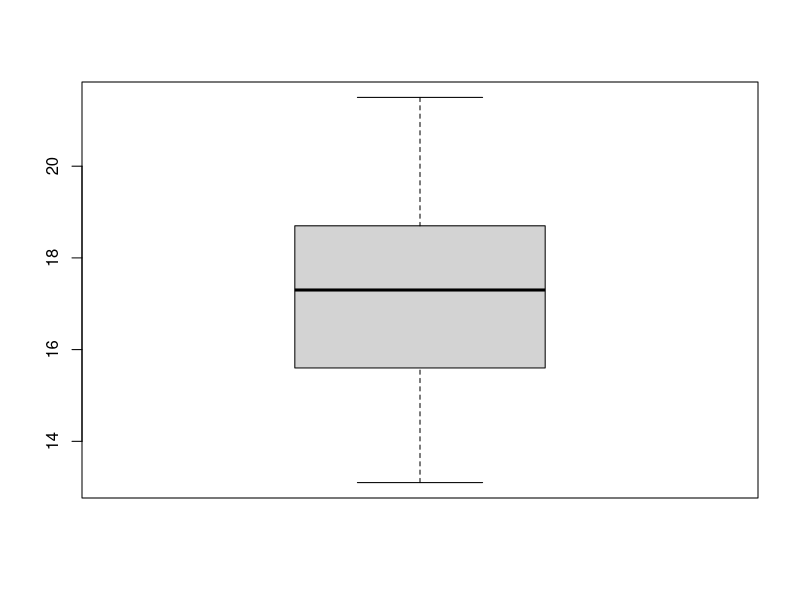
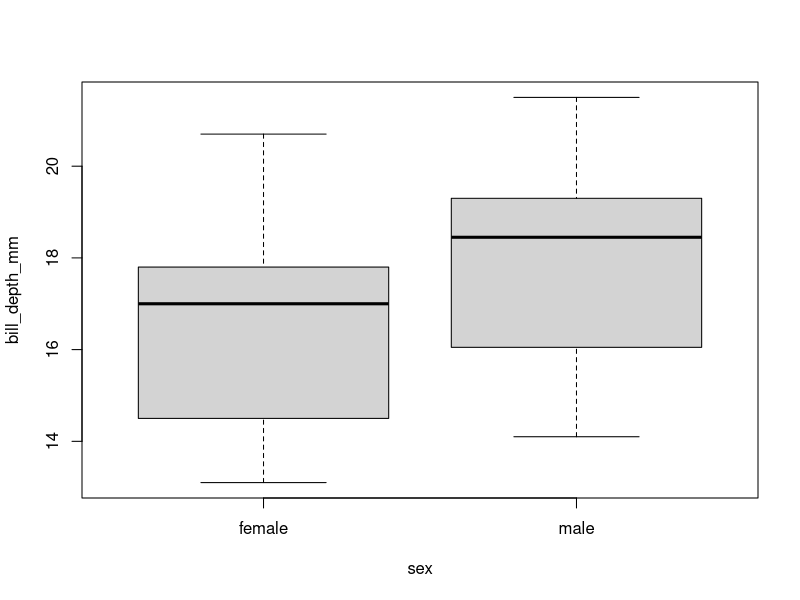
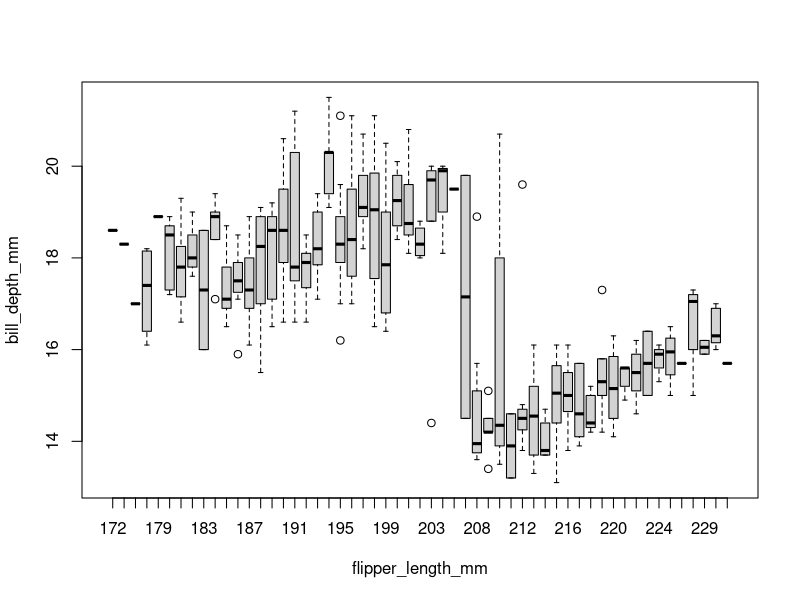
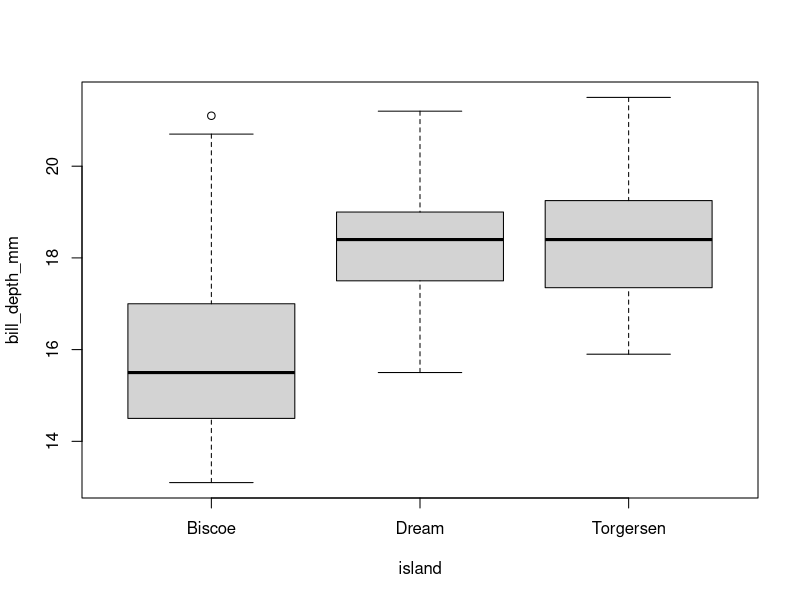
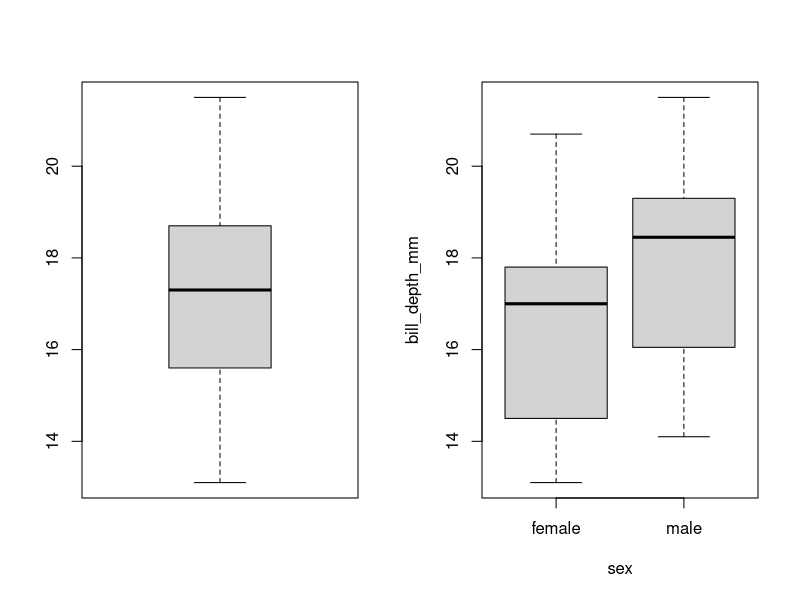
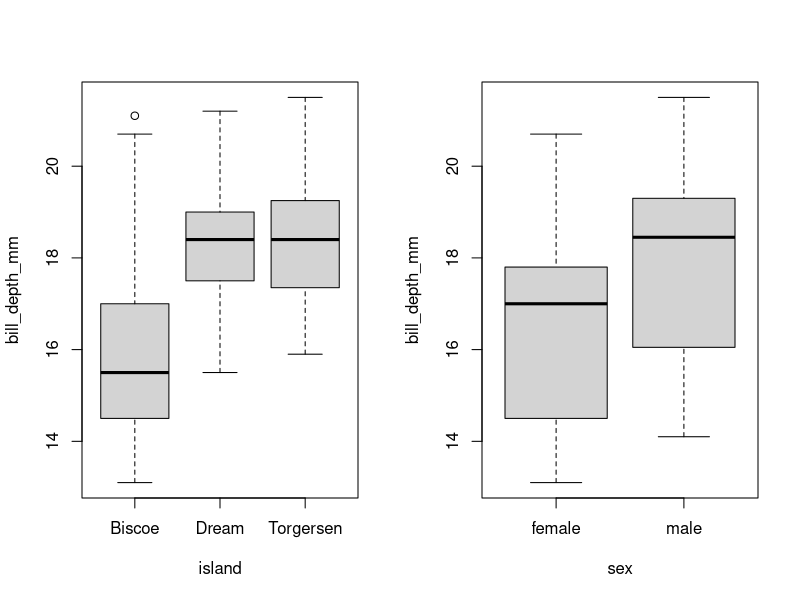
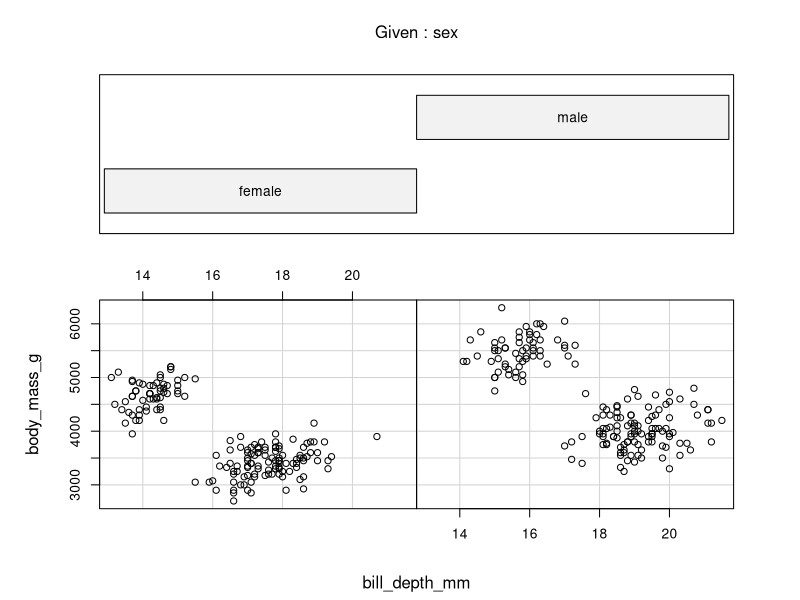
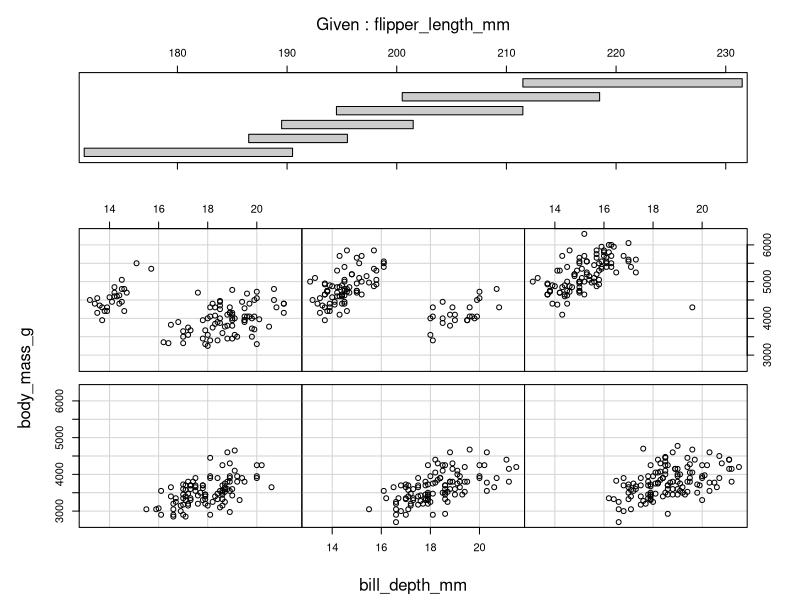

Here is the R script that generated these plots, in order:
install.packages("palmerpenguins")
install.packages("here")

require(palmerpenguins)
require(here)

library("palmerpenguins")

class("palmerpenguins")

penguins = data.frame(penguins)

penguins

mean(penguins$body_mass_g)
?mean
mean(penguins$body_mass_g,na.rm = TRUE)

summary(penguins)

boxplot(penguins$bill_depth_mm)

boxplot(bill_depth_mm ~ sex, data = penguins)
boxplot(bill_depth_mm ~ flipper_length_mm, data = penguins)
boxplot(bill_depth_mm ~ island, data = penguins)

par(mfrow = c(1, 2))
boxplot(penguins$bill_depth_mm)
boxplot(bill_depth_mm ~ sex, data = penguins)

par(mfrow = c(1, 2))
boxplot(bill_depth_mm ~ island, data = penguins)
boxplot(bill_depth_mm ~ sex, data = penguins)

coplot(body_mass_g ~ bill_depth_mm | sex, data = penguins)
coplot(body_mass_g ~ bill_depth_mm | flipper_length_mm, data = penguins)
coplot(body_mass_g ~ bill_depth_mm | island, data = penguins)

require(here)
png(filename = here("basic_histogram.png"), width = 800, height = 600)
hist(penguins$body_mass_g)
dev.off()

require(here)
png(filename = here("boxplot_sex_island.png"), width = 800, height = 600)
par(mfrow = c(1, 2))
boxplot(bill_depth_mm ~ island, data = penguins)
boxplot(bill_depth_mm ~ sex, data = penguins)
dev.off()

require(here)
png(filename = here("coplot_flipperlength.png"), width = 800, height = 600)
par(mfrow = c(1, 2))
coplot(body_mass_g ~ bill_depth_mm | sex, data = penguins)
coplot(body_mass_g ~ bill_depth_mm | flipper_length_mm, data = penguins)
dev.off()